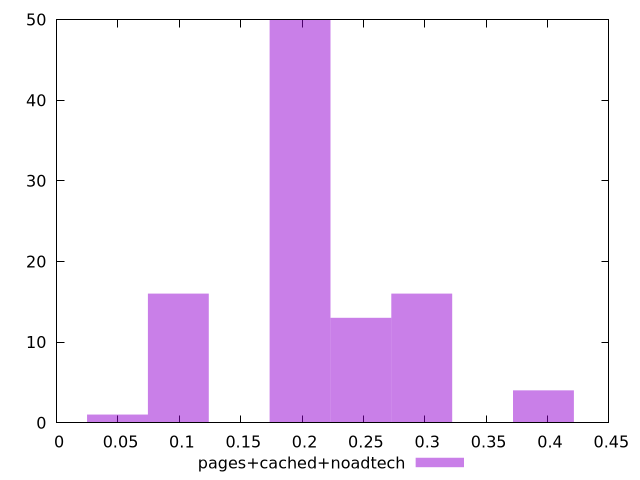

This chart was generated by the following gnuplot code:
$_pagesCachedNoadtech <<EOF
0.19835005348379892 50
0.09917502674189946 16
0.29752508022569835 16
0.24793756685474866 13
0.39670010696759783 4
0.04958751337094973 1
EOF
set key outside below
set terminal pngcairo
set output "report_00004_2020-11-02T20-21-41.718Z/cumulative-layout-shift/pages+cached+noadtech//raw_hist.png"
set yrange [0:50]
set boxwidth 0.04958751337094973
set style fill transparent solid 0.5 noborder
plot $_pagesCachedNoadtech title "pages+cached+noadtech" with boxes ,
